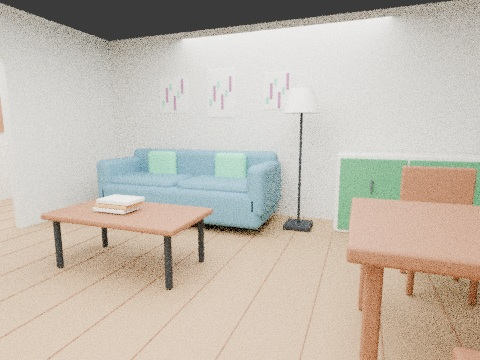
#> input picture qa/connected-home-localization/pilot/fixtures/connected_home/query_east_south_1.jpg, 480 x 360 px; its folder holds only this picture in this run
$ python -i low_light.py   (imports and definitions only)
#> lines starting #> are read from the running program, lines starting #| are printed output that depends on the picture
#> further down, picture is the input picture: shape (360, 480, 3); mean B, G, R 176.2, 187, 195.4
"""Bounded illumination normalization for camera localization and detection.

The original pixels remain available to callers; this module only prepares a
feature/detector view when a frame is genuinely underexposed.  Keeping the
decision conservative avoids changing normal-room appearance and makes the
fallback observable in solver diagnostics.
"""

from __future__ import annotations

import math
from typing import Any

import cv2
import numpy as np


def _luminance_stats(gray: np.ndarray) -> tuple[float, float, float, float]:
    values = np.asarray(gray, dtype=np.uint8).reshape(-1)
    if values.size == 0:
        return 0.0, 0.0, 0.0, 0.0
    percentiles = np.percentile(values, [10.0, 50.0, 90.0]).astype(np.float32)
    return (
        float(np.mean(values)),
        float(percentiles[0]),
        float(percentiles[1]),
        float(percentiles[2]),
    )


def _is_low_light(mean: float, p10: float, p90: float) -> bool:
    # The first branch catches genuinely dark scenes. The second catches a
    # dim, high-contrast room where the average is deceptively acceptable but
    # most feature-bearing shadows are clipped. Bright frames are untouched.
    return bool(mean < 72.0 or (mean < 96.0 and p10 < 20.0 and p90 < 170.0))


def enhance_low_light_image(image: np.ndarray) -> tuple[np.ndarray, dict[str, Any]]:
    """Return an illumination-normalized BGR view plus auditable diagnostics."""

    source = np.asarray(image)
    if source.ndim != 3 or source.shape[2] != 3 or source.dtype != np.uint8:
        raise ValueError("low-light preprocessing expects an 8-bit BGR image")
    gray = cv2.cvtColor(source, cv2.COLOR_BGR2GRAY)
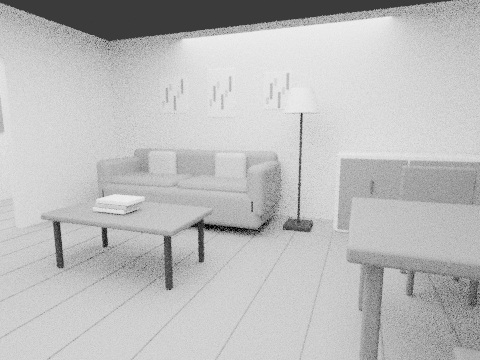
#> gray: shape (360, 480); min 1, max 243, mean 188.3
    mean, p10, p50, p90 = _luminance_stats(gray)
#> in _luminance_stats, `percentiles = np.percentile(values, [10.0, 50.0, 90.0]).astype(np.floa..`: percentiles = [146, 201, 221]
#> mean = 188.3; p10 = 146; p50 = 201; p90 = 221
    low_light = _is_low_light(mean, p10, p90)
#> low_light = False
    diagnostics: dict[str, Any] = {
        "low_light": low_light,
        "mean_luminance": round(mean, 3),
        "p10_luminance": round(p10, 3),
        "median_luminance": round(p50, 3),
        "p90_luminance": round(p90, 3),
        "gamma": 1.0,
        "clahe_clip_limit": 2.0,
    }
#> diagnostics = {'low_light': False, 'mean_luminance': 188.3, 'p10_luminance': 146, 'median_luminance': 201, 'p90_luminance': 221, 'gamma': 1, 'clahe_clip_limit': 2}
    if not low_light:
        return source, diagnostics

    # Gamma below one lifts shadows without the halos produced by a large
    # global gain. Limit the correction so a nearly black frame is improved,
    # not turned into a noisy synthetic-looking image.
    gamma = 0.78
    if mean > 1.0:
        gamma = float(np.clip(math.log(90.0 / 255.0) / math.log(mean / 255.0), 0.55, 0.88))
    lookup = np.asarray(
        np.clip(255.0 * (np.arange(256, dtype=np.float32) / 255.0) ** gamma, 0.0, 255.0),
        dtype=np.uint8,
    )
    lifted = cv2.LUT(source, lookup)
    lab = cv2.cvtColor(lifted, cv2.COLOR_BGR2LAB)
    clahe = cv2.createCLAHE(clipLimit=3.0, tileGridSize=(8, 8))
    lab[:, :, 0] = clahe.apply(lab[:, :, 0])
    enhanced = cv2.cvtColor(lab, cv2.COLOR_LAB2BGR)
    diagnostics["gamma"] = round(gamma, 4)
    diagnostics["clahe_clip_limit"] = 3.0
    return enhanced, diagnostics


def prepare_feature_gray(image: np.ndarray) -> tuple[np.ndarray, dict[str, Any]]:
    """Prepare the grayscale image used by ORB/SIFT and expose light stats."""

    prepared, diagnostics = enhance_low_light_image(image)
    gray = cv2.cvtColor(prepared, cv2.COLOR_BGR2GRAY)
    if not diagnostics["low_light"]:
        gray = cv2.createCLAHE(clipLimit=2.0, tileGridSize=(8, 8)).apply(gray)
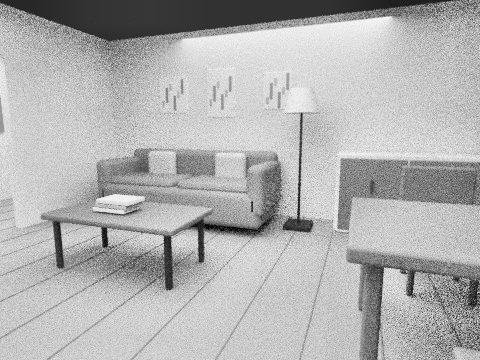
#> gray: shape (360, 480); min 1, max 250, mean 177.3
    return gray, diagnostics

>>> import cv2
>>> picture = cv2.imread('../../../../connected-home-localization/pilot/fixtures/connected_home/query_east_south_1.jpg')
>>> result = prepare_feature_gray(picture)

$ run again, on qa/connected-home-localization/pilot/fixtures/connected_home/query_transition_0.jpg
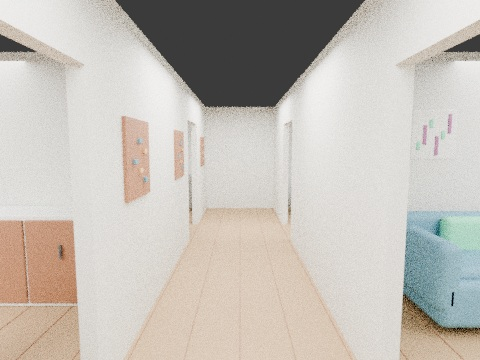
#> input picture qa/connected-home-localization/pilot/fixtures/connected_home/query_transition_0.jpg, 480 x 360 px
#> picture is the input picture: shape (360, 480, 3); mean B, G, R 183.8, 191, 196.4
#> in enhance_low_light_image, `gray = cv2.cvtColor(source, cv2.COLOR_BGR2GRAY)`:
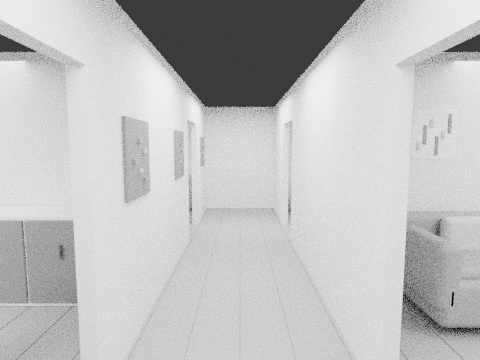
#> gray: shape (360, 480); min 2, max 243, mean 191.8
#> percentiles = [61, 212, 225]
#> mean = 191.8; p10 = 61; p50 = 212; p90 = 225
#> low_light = False
#> in enhance_low_light_image, `diagnostics: dict[str, Any] = { "low_light": low_light, "mean_luminanc..`: diagnostics = {'low_light': False, 'mean_luminance': 191.8, 'p10_luminance': 61, 'median_luminance': 212, 'p90_luminance': 225, 'gamma': 1, 'clahe_clip_limit': 2}
#> in prepare_feature_gray, `gray = cv2.createCLAHE(clipLimit=2.0, tileGridSize=(8, 8)).apply(gray)`:
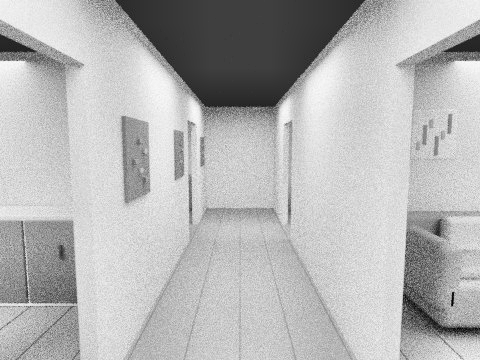
#> gray: shape (360, 480); min 1, max 251, mean 181

$ run again, on qa/connected-home-localization/pilot/fixtures/connected_home/query_transition_3.jpg
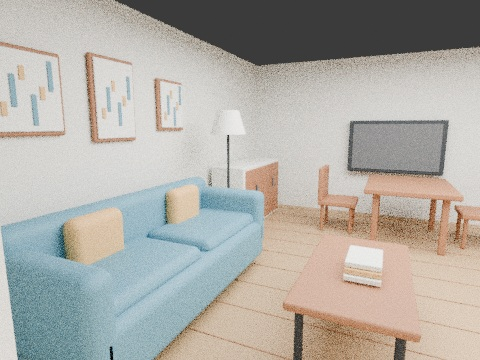
#> input picture qa/connected-home-localization/pilot/fixtures/connected_home/query_transition_3.jpg, 480 x 360 px
#> picture is the input picture: shape (360, 480, 3); mean B, G, R 166.6, 172.9, 175.9
#> in enhance_low_light_image, `gray = cv2.cvtColor(source, cv2.COLOR_BGR2GRAY)`:
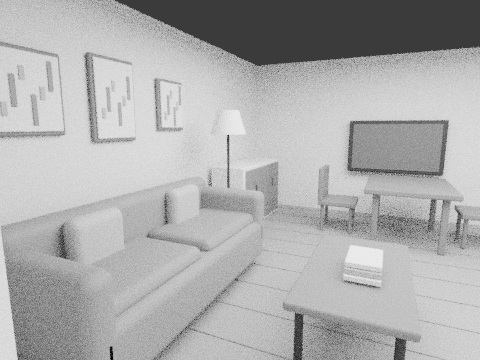
#> gray: shape (360, 480); min 3, max 238, mean 173.1
#> percentiles = [62, 189, 214]
#> mean = 173.1; p10 = 62; p50 = 189; p90 = 214
#> low_light = False
#> in enhance_low_light_image, `diagnostics: dict[str, Any] = { "low_light": low_light, "mean_luminanc..`: diagnostics = {'low_light': False, 'mean_luminance': 173.1, 'p10_luminance': 62, 'median_luminance': 189, 'p90_luminance': 214, 'gamma': 1, 'clahe_clip_limit': 2}
#> in prepare_feature_gray, `gray = cv2.createCLAHE(clipLimit=2.0, tileGridSize=(8, 8)).apply(gray)`:
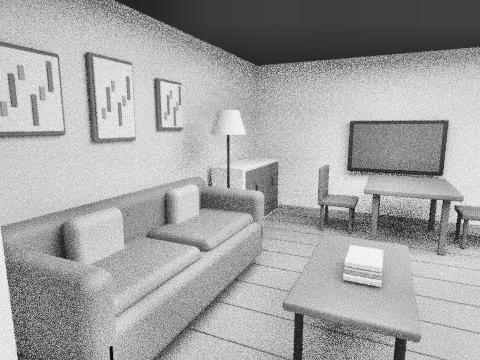
#> gray: shape (360, 480); min 2, max 249, mean 163.6

$ run again, on qa/connected-home-localization/pilot/fixtures/connected_home/query_west_south_0.jpg
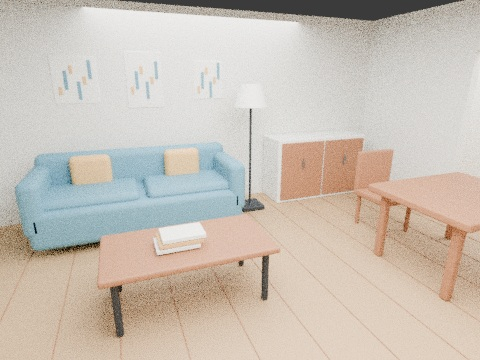
#> input picture qa/connected-home-localization/pilot/fixtures/connected_home/query_west_south_0.jpg, 480 x 360 px
#> picture is the input picture: shape (360, 480, 3); mean B, G, R 182, 192.3, 201.5
#> in enhance_low_light_image, `gray = cv2.cvtColor(source, cv2.COLOR_BGR2GRAY)`:
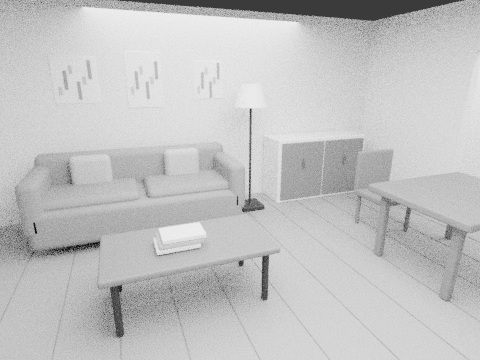
#> gray: shape (360, 480); min 1, max 241, mean 193.8
#> percentiles = [163, 201, 222]
#> mean = 193.8; p10 = 163; p50 = 201; p90 = 222
#> low_light = False
#> in enhance_low_light_image, `diagnostics: dict[str, Any] = { "low_light": low_light, "mean_luminanc..`: diagnostics = {'low_light': False, 'mean_luminance': 193.8, 'p10_luminance': 163, 'median_luminance': 201, 'p90_luminance': 222, 'gamma': 1, 'clahe_clip_limit': 2}
#> in prepare_feature_gray, `gray = cv2.createCLAHE(clipLimit=2.0, tileGridSize=(8, 8)).apply(gray)`:
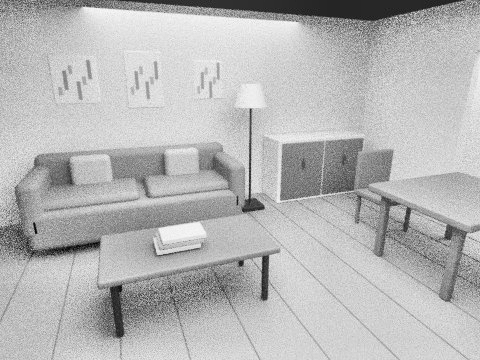
#> gray: shape (360, 480); min 1, max 248, mean 182.4
